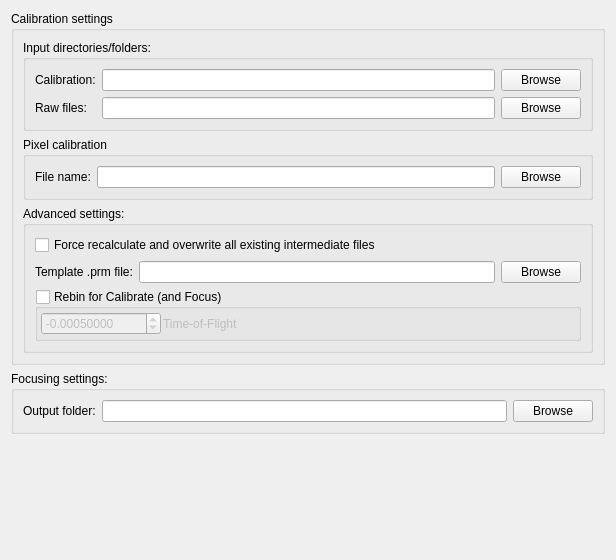
<?xml version="1.0" encoding="UTF-8"?>
<ui version="4.0">
 <class>EnggDiffractionQtTabSettings</class>
 <widget class="QWidget" name="EnggDiffractionQtTabSettings">
  <property name="geometry">
   <rect>
    <x>0</x>
    <y>0</y>
    <width>616</width>
    <height>560</height>
   </rect>
  </property>
  <property name="windowTitle">
   <string>Form</string>
  </property>
  <layout class="QGridLayout" name="gridLayout_5">
   <item row="0" column="0">
    <widget class="QGroupBox" name="groupBox">
     <property name="title">
      <string>Calibration settings</string>
     </property>
     <layout class="QGridLayout" name="gridLayout">
      <item row="0" column="0">
       <widget class="QGroupBox" name="groupBox_calib_settings">
        <property name="title">
         <string>Input directories/folders:</string>
        </property>
        <layout class="QGridLayout" name="gridLayout_4">
         <item row="0" column="0">
          <widget class="QLabel" name="label">
           <property name="text">
            <string>Calibration:</string>
           </property>
          </widget>
         </item>
         <item row="0" column="1">
          <widget class="QLineEdit" name="lineEdit_input_dir_calib">
           <property name="enabled">
            <bool>true</bool>
           </property>
           <property name="readOnly">
            <bool>true</bool>
           </property>
          </widget>
         </item>
         <item row="0" column="2">
          <widget class="QPushButton" name="pushButton_browse_input_dir_calib">
           <property name="text">
            <string>Browse</string>
           </property>
          </widget>
         </item>
         <item row="1" column="0">
          <widget class="QLabel" name="label_2">
           <property name="text">
            <string>Raw files:</string>
           </property>
          </widget>
         </item>
         <item row="1" column="1">
          <widget class="QLineEdit" name="lineEdit_input_dir_raw">
           <property name="readOnly">
            <bool>true</bool>
           </property>
          </widget>
         </item>
         <item row="1" column="2">
          <widget class="QPushButton" name="pushButton_browse_input_dir_raw">
           <property name="text">
            <string>Browse</string>
           </property>
          </widget>
         </item>
        </layout>
        <zorder>label</zorder>
        <zorder>lineEdit_input_dir_calib</zorder>
        <zorder>pushButton_browse_input_dir_raw</zorder>
        <zorder>lineEdit_input_dir_raw</zorder>
        <zorder>pushButton_browse_input_dir_calib</zorder>
        <zorder>label_2</zorder>
       </widget>
      </item>
      <item row="2" column="0">
       <widget class="QGroupBox" name="groupBox_calib_adv_settings">
        <property name="title">
         <string>Advanced settings:</string>
        </property>
        <layout class="QGridLayout" name="gridLayout_3">
         <item row="2" column="1">
          <widget class="QLineEdit" name="lineEdit_template_gsas_prm">
           <property name="readOnly">
            <bool>true</bool>
           </property>
          </widget>
         </item>
         <item row="2" column="2">
          <widget class="QPushButton" name="pushButton_browse_template_gsas_prm">
           <property name="text">
            <string>Browse</string>
           </property>
          </widget>
         </item>
         <item row="2" column="0">
          <widget class="QLabel" name="label_4">
           <property name="text">
            <string>Template .prm file:</string>
           </property>
          </widget>
         </item>
         <item row="4" column="0" colspan="3">
          <widget class="QGroupBox" name="groupBox_rebing">
           <property name="title">
            <string>Rebin for Calibrate (and Focus)</string>
           </property>
           <property name="checkable">
            <bool>true</bool>
           </property>
           <property name="checked">
            <bool>false</bool>
           </property>
           <layout class="QGridLayout" name="gridLayout_6">
            <property name="margin">
             <number>3</number>
            </property>
            <property name="spacing">
             <number>2</number>
            </property>
            <item row="0" column="0">
             <layout class="QHBoxLayout" name="horizontalLayout_3">
              <item>
               <widget class="QDoubleSpinBox" name="doubleSpinBox_rebin_size_calib">
                <property name="maximumSize">
                 <size>
                  <width>120</width>
                  <height>16777215</height>
                 </size>
                </property>
                <property name="decimals">
                 <number>8</number>
                </property>
                <property name="minimum">
                 <double>-999999999.000000000000000</double>
                </property>
                <property name="maximum">
                 <double>999999999.000000000000000</double>
                </property>
                <property name="singleStep">
                 <double>0.000001000000000</double>
                </property>
                <property name="value">
                 <double>-0.000500000000000</double>
                </property>
               </widget>
              </item>
              <item>
               <widget class="QLabel" name="label_8">
                <property name="text">
                 <string>Time-of-Flight</string>
                </property>
               </widget>
              </item>
              <item>
               <spacer name="horizontalSpacer_3">
                <property name="orientation">
                 <enum>Qt::Horizontal</enum>
                </property>
                <property name="sizeHint" stdset="0">
                 <size>
                  <width>40</width>
                  <height>20</height>
                 </size>
                </property>
               </spacer>
              </item>
             </layout>
            </item>
           </layout>
          </widget>
         </item>
         <item row="1" column="0" colspan="3">
          <layout class="QHBoxLayout" name="horizontalLayout_4">
           <item>
            <widget class="QCheckBox" name="checkBox_force_recalculate_overwrite">
             <property name="text">
              <string>Force recalculate and overwrite all existing intermediate files</string>
             </property>
            </widget>
           </item>
           <item>
            <spacer name="horizontalSpacer_4">
             <property name="orientation">
              <enum>Qt::Horizontal</enum>
             </property>
             <property name="sizeHint" stdset="0">
              <size>
               <width>40</width>
               <height>20</height>
              </size>
             </property>
            </spacer>
           </item>
          </layout>
         </item>
        </layout>
       </widget>
      </item>
      <item row="1" column="0">
       <widget class="QGroupBox" name="groupBox_pixel_calib">
        <property name="title">
         <string>Pixel calibration</string>
        </property>
        <layout class="QGridLayout" name="gridLayout_2">
         <item row="0" column="0">
          <widget class="QLabel" name="label_3">
           <property name="text">
            <string>File name:</string>
           </property>
          </widget>
         </item>
         <item row="0" column="1">
          <widget class="QLineEdit" name="lineEdit_pixel_calib_filename">
           <property name="readOnly">
            <bool>true</bool>
           </property>
          </widget>
         </item>
         <item row="0" column="2">
          <widget class="QPushButton" name="pushButton_browse_pixel_calib_filename">
           <property name="text">
            <string>Browse</string>
           </property>
          </widget>
         </item>
        </layout>
       </widget>
      </item>
     </layout>
    </widget>
   </item>
   <item row="2" column="0">
    <spacer name="verticalSpacer">
     <property name="orientation">
      <enum>Qt::Vertical</enum>
     </property>
     <property name="sizeHint" stdset="0">
      <size>
       <width>20</width>
       <height>275</height>
      </size>
     </property>
    </spacer>
   </item>
   <item row="1" column="0">
    <widget class="QGroupBox" name="groupBox_focusing">
     <property name="title">
      <string>Focusing settings:</string>
     </property>
     <layout class="QGridLayout" name="gridLayout_9">
      <item row="0" column="0">
       <layout class="QHBoxLayout" name="horizontalLayout_5">
        <item>
         <widget class="QLabel" name="label_focusing_dir">
          <property name="text">
           <string>Output folder:</string>
          </property>
         </widget>
        </item>
        <item>
         <widget class="QLineEdit" name="lineEdit_dir_focusing"/>
        </item>
        <item>
         <widget class="QPushButton" name="pushButton_browse_dir_focusing">
          <property name="text">
           <string>Browse</string>
          </property>
         </widget>
        </item>
       </layout>
      </item>
     </layout>
    </widget>
   </item>
  </layout>
 </widget>
 <resources/>
 <connections/>
</ui>
